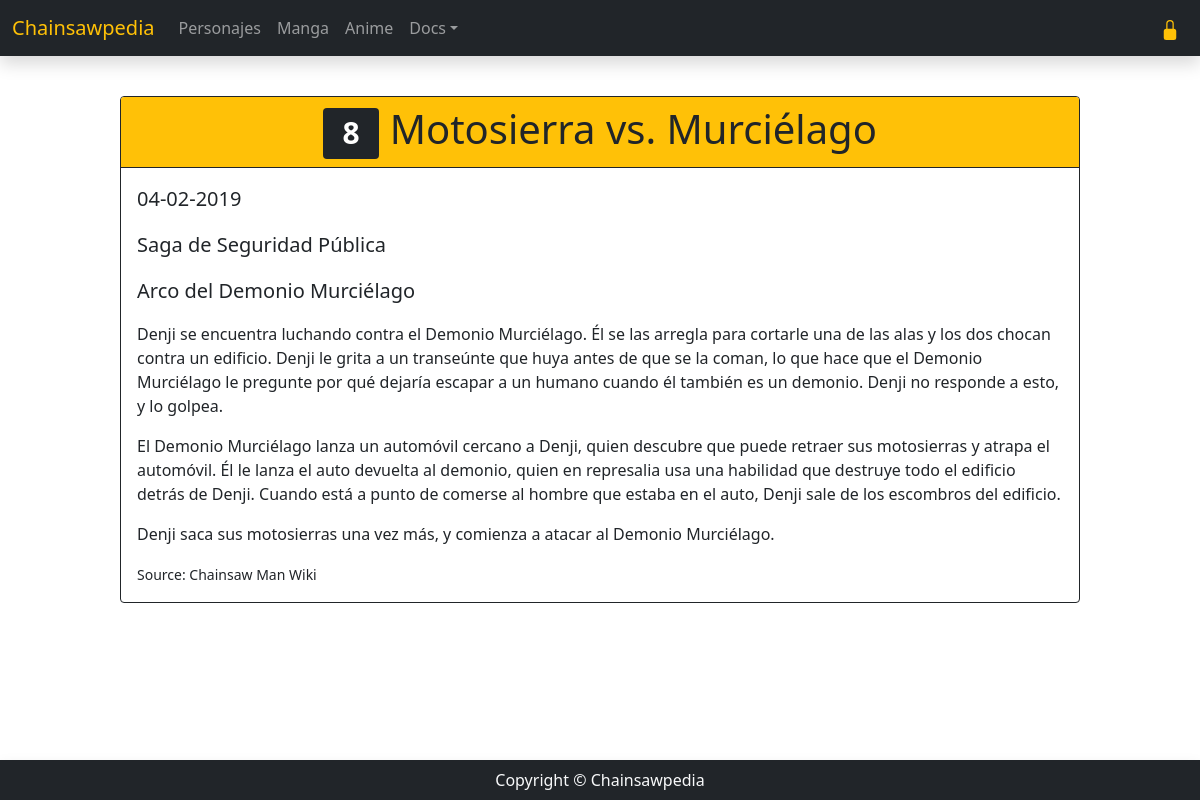
Screenshot of /manga/8 with the database file from the repository.
### mangas/models.py (models this page shows, shortened)
class Manga(models.Model):
    number = models.IntegerField(null=True, blank=True)
    title = models.CharField(max_length=100, null=True, blank=True)
    date = models.DateField(null=True, blank=True)
    plot = models.TextField(null=True, blank=True)
    source = models.CharField(max_length=50, null=True, blank=True)
    volume = models.ForeignKey(Volume, on_delete=models.SET_NULL, null=True, related_name='mangas')
    arc = models.ForeignKey(Arc, on_delete=models.SET_NULL, null=True, related_name='mangas')

### arcs/models.py (models this page shows, shortened)
class Arc(models.Model):
    number = models.IntegerField(null=True, blank=True)
    title = models.CharField(max_length=100, null=True, blank=True)
    saga = models.ForeignKey(Saga, on_delete=models.SET_NULL, null=True, related_name='arcs')

### sagas/models.py (models this page shows, shortened)
class Saga(models.Model):
    number = models.IntegerField(null=True, blank=True)
    title = models.CharField(max_length=50, null=True, blank=True)

### mangas/views.py (the view)
# urls.py: path('manga/<int:pk>', manga_detail, name='manga_detail'),
def manga_detail(request, pk):
    manga = get_object_or_404(Manga, pk=pk)
    return render(request, 'manga_detail.html', {'manga': manga})

### mangas/templates/manga_detail.html
{% extends "base.html" %}
{% load static %}
{% block changingContent %}
<div class="container my-5 py-5">
    <div class="card border-dark mx-auto" style="max-width: 60rem;">
        <div class="card-header bg-warning border-dark h1 text-center">
            <span class="badge bg-dark">{{manga.number}}</span>
            {{manga.title}}
        </div>
        <div class="card-body">
            <p class="lead">{{manga.date|date:"d-m-Y"}}</p>
            <p class="lead">{{manga.arc.saga.title}}</p>
            <p class="lead">{{manga.arc.title}}</p>
            <p>{{manga.plot|linebreaks}}</p>
            <small>Source: {{manga.source}}</small>
        </div>
    </div>
</div>
{% endblock %}

### chainsawpedia/templates/base.html (shortened to what this page needs)
<!doctype html>
<html lang="en">
<head>
    {% load static %}
    <link href="https://cdn.jsdelivr.net/npm/bootstrap@5.0.2/dist/css/bootstrap.min.css" rel="stylesheet"
>
</head>
<body>
    <nav class="navbar navbar-dark bg-dark navbar-expand-lg bg-light-dark fixed-top shadow" data-bs-theme="dark"
        id="header">
        <div class="container-fluid">
            <a class="navbar-brand text-warning" href="/">Chainsawpedia</a>
            <div class="collapse navbar-collapse" id="navbarSupportedContent">
                <ul class="navbar-nav me-auto mb-2 mb-lg-0">
                    <li class="nav-item">
                        <a class="nav-link" href="/character">Personajes</a>
                    </li>
                    <li class="nav-item">
                        <a class="nav-link" href="/volume">Manga</a>
                    </li>
                    <li class="nav-item">
                        <a class="nav-link" href="/season">Anime</a>
                    </li>
                    <li class="nav-item dropdown">
                        <a class="nav-link dropdown-toggle" data-bs-toggle="dropdown" href="#" role="button"
                            aria-expanded="false">Docs</a>
                    </li>
                </ul>
                <a href="/admin" class="mx-2">
                    <svg xmlns="http://www.w3.org/2000/svg" width="20" height="20" fill="currentColor"
                        class="bi bi-lock-fill text-warning" viewBox="0 0 16 16">
                        <path
                            d="M8 1a2 2 0 0 1 2 2v4H6V3a2 2 0 0 1 2-2zm3 6V3a3 3 0 0 0-6 0v4a2 2 0 0 0-2 2v5a2 2 0 0 0 2 2h6a2 2 0 0 0 2-2V9a2 2 0 0 0-2-2z" />
                    </svg>
                </a>
            </div>
        </div>
    </nav>
    {% block changingContent %}
    {% endblock %}
    <nav class="navbar bg-dark justify-content-center fixed-bottom shadow" data-bs-theme="dark">
        <p class="text-light m-0">Copyright &copy; Chainsawpedia</p>
    </nav>
</body>
</html>

### rows the page displays
Manga: number "8", title "Motosierra vs. Murciélago", date "04-02-2019", arc.saga "Saga de Seguridad Pública", arc "Arco del Demonio Murciélago", plot "Denji se encuentra luchando contra el Demonio Murciélago. Él se las arregla para cortarle una de las alas y los dos chocan contra un edificio. Denji le grita a un transeúnte que huya antes de que se la coman, lo que hace que el Demonio Murciélago le pregunte por qué dejaría escapar a un humano cuando él también es un demonio. Denji no responde a esto, y lo golpea. El Demonio Murciélago lanza un automóvil cercano a Denji, quien descubre que puede retraer sus motosierras y atrapa el automóvil. Él le lanza el auto devuelta al demonio, quien en represalia usa una habilidad que destruye todo el edificio detrás de Denji. Cuando está a punto de comerse al hombre que estaba en el auto, Denji sale…", source "Chainsaw Man Wiki"
